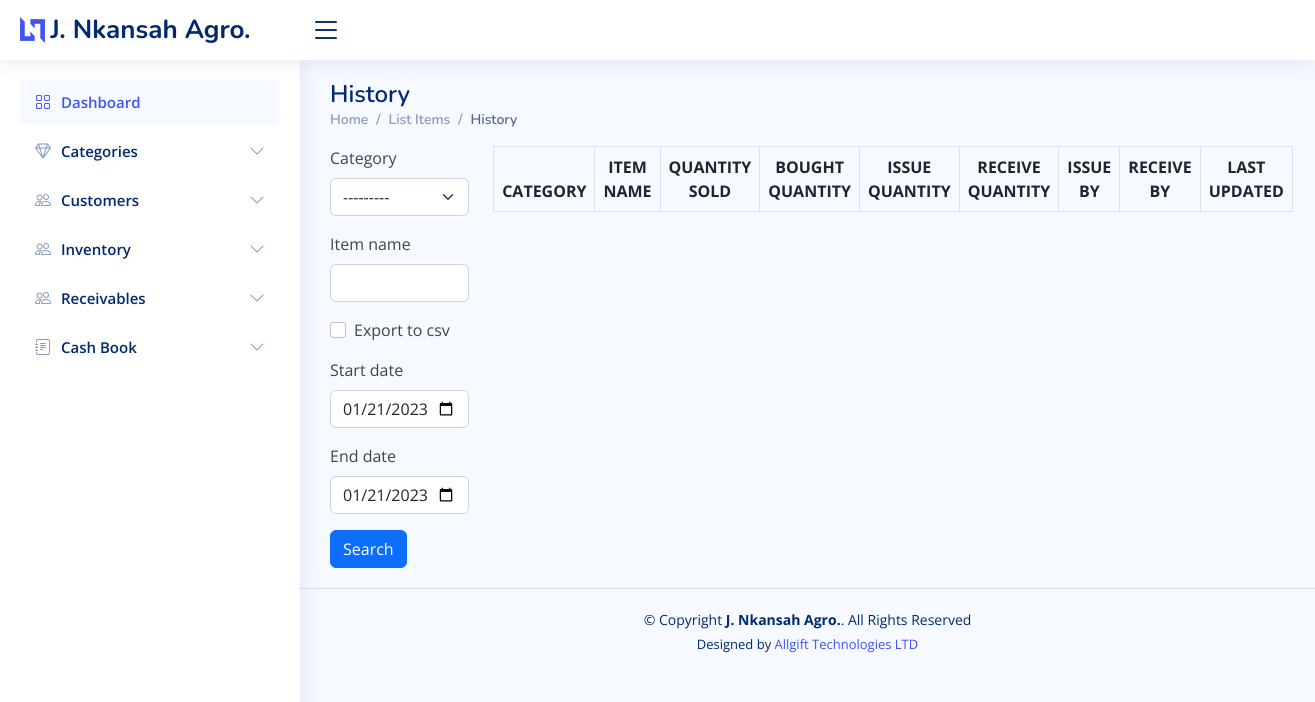
Page /inventory/list_history/ on the earlier database version.
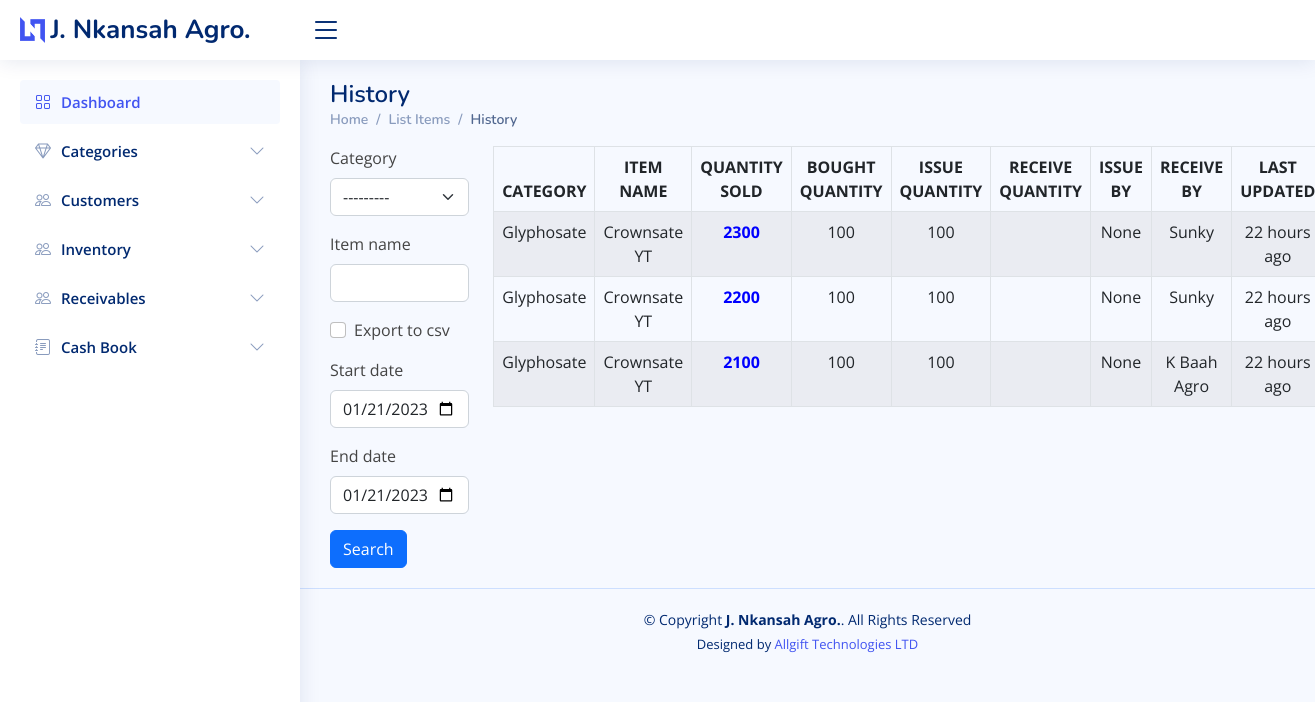
Same page on the later database version.
### inventory/models.py (models this page shows, shortened)
class StockHistory(models.Model):
    category = models.ForeignKey(Category, on_delete=models.CASCADE, blank=True)
    item_name = models.CharField(max_length=50, blank=True, null=True)
    image = models.ImageField(default='product.png', upload_to='category_pics')
    receipt_no = models.CharField(max_length=50, blank=True, null=True)
    item_description = models.TextField(blank=True, null=True)
    quantity = models.IntegerField(default='0', blank=True, null=True)
    returned_quantity = models.IntegerField(default='0', blank=True, null=True)
    returned_by = models.ForeignKey(Customers, on_delete=models.DO_NOTHING, blank=True, null=True)
    unit_returned_price = models.DecimalField(max_digits=10, decimal_places=2, blank=True, null=True)
    total_returned_price = models.DecimalField(max_digits=10, decimal_places=2, blank=True, null=True)
    sale_quantity = models.IntegerField(default='0', blank=True, null=True)
    delivery_quantity = models.IntegerField(default='0', blank=True, null=True)
    yet_to_deliver = models.IntegerField(default='0', blank=True, null=True)
    waybill_number = models.CharField(max_length=50, blank=True, null=True)
    sale_by = models.CharField(max_length=50, blank=True, null=True)
    sale_to = models.ForeignKey(Customers, on_delete=models.DO_NOTHING, blank=True, null=True, related_name='history_sale_to')
    unit_sale_price = models.DecimalField(max_digits=10, decimal_places=2, blank=True, null=True)
    total_sale_price = models.DecimalField(max_digits=10, decimal_places=2, blank=True, null=True)
    payment_status = models.CharField(max_length=50, choices=Invoice_Choice, blank=True, null=True)
    balance = models.DecimalField(max_digits=10, decimal_places=2, default=0)
    created_on = models.DateTimeField(auto_now_add=True)
    last_updated = models.DateTimeField(auto_now=True)

class Category(models.Model):
    name = models.CharField(max_length=50, blank=True, null=True)
    description = models.TextField(blank=True, null=True)
    image = models.ImageField(default='product.png', upload_to='category_pics')
    def __str__(self):
        return self.name

class Customers(models.Model):
    name = models.CharField(max_length=50, blank=True, null=True)
    location = models.CharField(max_length=50, blank=True, null=True)
    contact_no = models.CharField(max_length=50, blank=True, null=True)
    category = models.CharField(max_length=50, choices=MARKET_CATEGORY, blank=True, null=True)
    country = models.CharField(max_length=50, blank=True, null=True)
    def __str__(self):
        return self.name

### inventory/views.py (the view, shortened to what this page needs)
# urls.py: path('list_history/', views.list_history, name='list_history'),
def list_history(request):
    header = 'HISTORY DATA'
    queryset = StockHistory.objects.all().order_by("-last_updated")
    paginator = Paginator(queryset, 15)
    page_number = request.GET.get('page')
    queryset = paginator.get_page(page_number)
    form = StockHistorySearchForm(request.POST or None)
    context = {
        "header": header,
        "queryset": queryset,
        "form": form,
    }
    return render(request, "inventory/list_history.html", context)

### inventory/forms.py
class StockHistorySearchForm(forms.ModelForm):
    export_to_CSV = forms.BooleanField(required=False)
    start_date = forms.DateTimeField(widget=forms.widgets.DateInput(attrs={'type': 'date'}),
                                     required=False, initial=timezone.now)
    end_date = forms.DateTimeField(widget=forms.widgets.DateInput(attrs={'type': 'date'}),
                                   required=False, initial=timezone.now)
    class Meta:
        model = StockHistory
        fields = ['category', 'item_name', 'export_to_CSV', 'start_date', 'end_date']

### templates/inventory/list_history.html
{% extends 'inventory/base.html' %}
{% load humanize %}
{% load crispy_forms_tags %}
{% block content %}
     <div class="pagetitle">
      <h1>History</h1>
      <nav>
        <ol class="breadcrumb">
          <li class="breadcrumb-item"><a href="{% url 'home' %}">Home</a></li>
          <li class="breadcrumb-item"><a href="{% url 'list_items' %}">List Items</a></li>
          <li class="breadcrumb-item active">History</li>
        </ol>
      </nav>
    </div>
     <section class="section dashboard">
         <div class="row">
        <div class="col-sm-2">
            <form method='POST' action=''>{% csrf_token %}
            {{form|crispy}}
            <input type="submit" value='Search' class="btn btn-primary mybutton"/>
        </form>
        </div>
        <br>
        <div class="col-sm-10">
            <div class="display_table">
        <table class='table table-bordered table-striped datatable table-hover text-center'>
          <thead>
            <tr>
              <th>CATEGORY</th>
              <th>ITEM NAME</th>
              <th>QUANTITY SOLD</th>
              <th>BOUGHT QUANTITY</th>
              <th>ISSUE QUANTITY</th>
              <th>RECEIVE QUANTITY</th>
              <th>ISSUE BY</th>
              <th>RECEIVE BY</th>
              <th>LAST UPDATED</th>
            </tr>
          </thead>
        {% for instance in queryset %}
            <tr>
              <td>{{instance.category}}</td>
              <td>{{instance.item_name}}</td>
              <td style="color:blue; font-weight:bold;">{{instance.quantity}}</td>
              <td>{{instance.sale_quantity}}</td>
              <td>{{instance.delivery_quantity}}</td>
              <td style="color:green; font-weight:bold;">{{instance.purchased_quantity}}</td>
              <td>{% if instance.purchased_quantity > 0%}
                    {{ instance.purchased_from}}
                  {% else %}
                    {{instance.sale_by}}
                  {% endif %}
              </td>
              <td>{% if instance.sale_quantity > 0%}
                    {{instance.sale_to}}
                  {% else %}
                    {{instance.purchased_by}}
                  {% endif %}
              </td>
              <td>{{instance.last_updated|naturaltime}}</td>
            </tr>
        {% endfor %}
      </table>
    </div>
        </div>
    </div>
    </section>
{% endblock content %}

Differences in the rows shown:
added StockHistory: category "Glyphosate", item_name "Crownsate YT", quantity "2300", sale_quantity "100", delivery_quantity "100", sale_by "None", sale_to "Sunky", last_updated "22 hours ago"
added StockHistory: category "Glyphosate", item_name "Crownsate YT", quantity "2200", sale_quantity "100", delivery_quantity "100", sale_by "None", sale_to "Sunky", last_updated "22 hours ago"
added StockHistory: category "Glyphosate", item_name "Crownsate YT", quantity "2100", sale_quantity "100", delivery_quantity "100", sale_by "None", sale_to "K Baah Agro", last_updated "22 hours ago"
